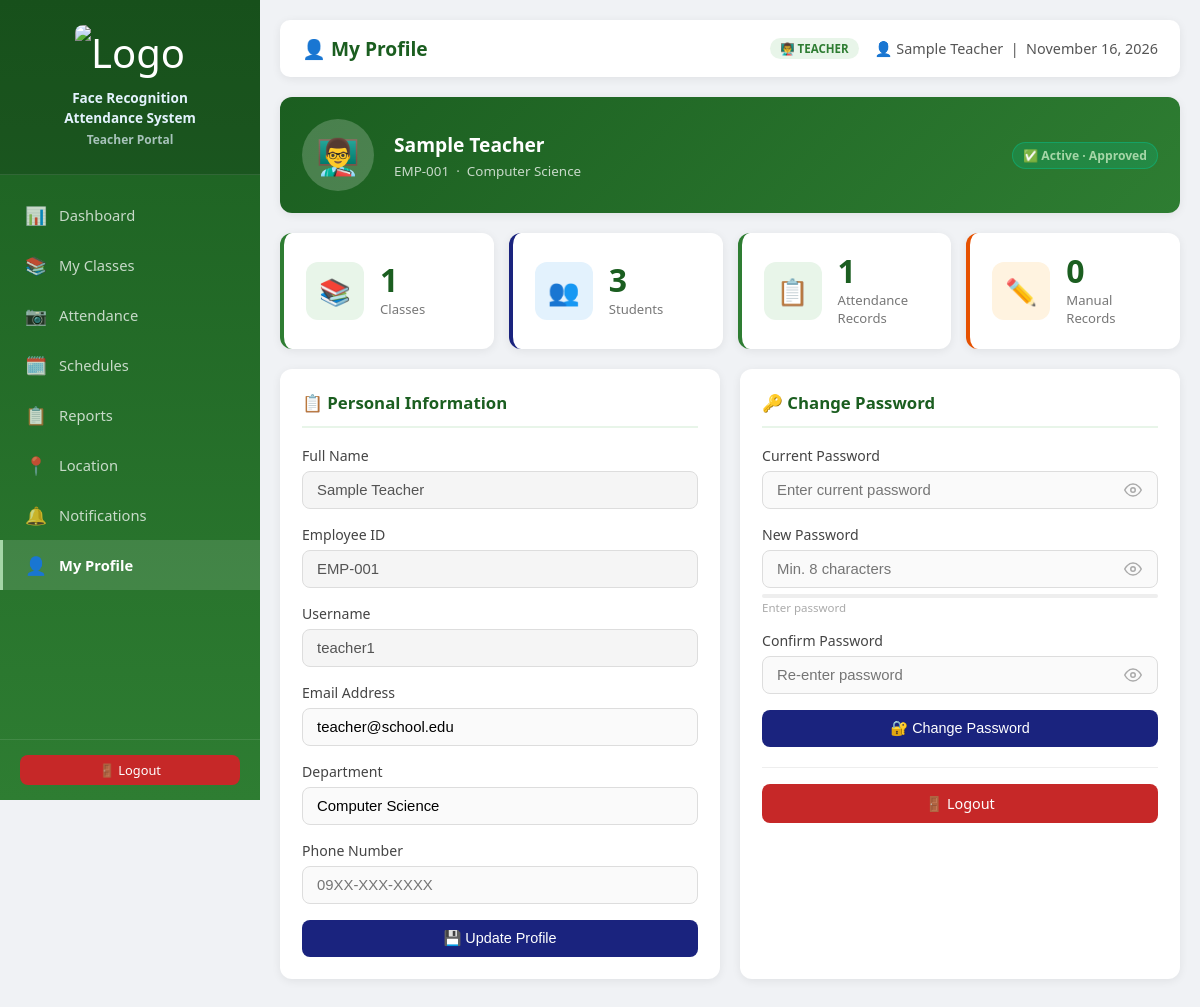
Page /teacher/profile.php (signed in) on the committed database.
### tables this page shows
CREATE TABLE `teachers` (
  `id` int(11) NOT NULL,
  `employee_id` varchar(30) NOT NULL,
  `full_name` varchar(100) NOT NULL,
  `email` varchar(150) NOT NULL,
  `username` varchar(60) NOT NULL,
  `password` varchar(255) NOT NULL,
  `department` varchar(100) DEFAULT NULL,
  `phone` varchar(20) DEFAULT NULL,
  `profile_pic` varchar(255) DEFAULT NULL,
  `is_active` tinyint(1) DEFAULT 1,
  `is_approved` tinyint(1) DEFAULT 0,
  `created_at` timestamp NOT NULL DEFAULT current_timestamp()
);

### teacher/profile.php (the view, shortened to what this page needs)
<?php
require_once 'layout.php';
$t = $conn->query("SELECT * FROM teachers WHERE id=$teacher_id")->fetch_assoc();
$total_classes  = $conn->query("SELECT COUNT(*) as c FROM subjects WHERE teacher_id=$teacher_id AND is_active=1")->fetch_assoc()['c'];
$total_students = $conn->query("SELECT COUNT(DISTINCT e.student_id) as c FROM enrollments e JOIN subjects s ON e.subject_id=s.id WHERE s.teacher_id=$teacher_id")->fetch_assoc()['c'];
$total_att      = $conn->query("SELECT COUNT(*) as c FROM attendance WHERE teacher_id=$teacher_id")->fetch_assoc()['c'];
$manual_att     = $conn->query("SELECT COUNT(*) as c FROM attendance WHERE teacher_id=$teacher_id AND is_manual=1")->fetch_assoc()['c'];
?>
<div class="card" style="background:linear-gradient(135deg,#1b5e20,#2e7d32);color:white;border:none;margin-bottom:20px;">
    <div style="display:flex;align-items:center;gap:20px;flex-wrap:wrap;">
        <div style="width:72px;height:72px;border-radius:50%;background:rgba(255,255,255,0.2);display:flex;align-items:center;justify-content:center;font-size:2.2rem;flex-shrink:0;">
            👨‍🏫
        </div>
        <div style="flex:1;">
            <h2 style="font-size:1.2rem;font-weight:800;margin-bottom:4px;"><?= htmlspecialchars($t['full_name']) ?></h2>
            <p style="font-size:0.84rem;opacity:0.75;"><?= htmlspecialchars($t['employee_id']) ?> &nbsp;·&nbsp; <?= htmlspecialchars($t['department'] ?: 'No department') ?></p>
        </div>
        <span class="badge badge-present" style="background:rgba(0,200,150,0.2);color:#a5d6a7;border:1px solid rgba(0,200,150,0.4);">
            ✅ Active <?= $t['is_approved'] ? '· Approved' : '· Pending' ?>
        </span>
    </div>
</div>
<div class="stats-grid" style="grid-template-columns:repeat(4,1fr);margin-bottom:20px;">
    <div class="stat-card green"> <div class="stat-icon" style="background:#e8f5e9;">📚</div><div class="stat-info"><h3><?= $total_classes ?></h3><p>Classes</p></div></div>
    <div class="stat-card blue">  <div class="stat-icon" style="background:#e3f2fd;">👥</div><div class="stat-info"><h3><?= $total_students ?></h3><p>Students</p></div></div>
    <div class="stat-card green"> <div class="stat-icon" style="background:#e8f5e9;">📋</div><div class="stat-info"><h3><?= $total_att ?></h3><p>Attendance Records</p></div></div>
    <div class="stat-card orange"><div class="stat-icon" style="background:#fff3e0;">✏️</div><div class="stat-info"><h3><?= $manual_att ?></h3><p>Manual Records</p></div></div>
</div>
<div class="grid-2">
<div class="card">
    <div class="card-title">📋 Personal Information</div>
    <form method="POST">
        <div class="form-group">
            <label>Full Name</label>
            <input type="text" class="form-control" value="<?= htmlspecialchars($t['full_name']) ?>" disabled style="background:#f5f5f5;">
        </div>
        <div class="form-group">
            <label>Employee ID</label>
            <input type="text" class="form-control" value="<?= htmlspecialchars($t['employee_id']) ?>" disabled style="background:#f5f5f5;">
        </div>
        <div class="form-group">
            <label>Username</label>
            <input type="text" class="form-control" value="<?= htmlspecialchars($t['username']) ?>" disabled style="background:#f5f5f5;">
        </div>
        <div class="form-group">
            <label>Email Address</label>
            <input type="email" name="email" class="form-control" value="<?= htmlspecialchars($t['email']) ?>" required>
        </div>
        <div class="form-group">
            <label>Department</label>
            <input type="text" name="department" class="form-control" value="<?= htmlspecialchars($t['department'] ?? '') ?>" placeholder="e.g. Computer Science">
        </div>
        <div class="form-group">
            <label>Phone Number</label>
            <input type="text" name="phone" class="form-control" value="<?= htmlspecialchars($t['phone'] ?? '') ?>" placeholder="09XX-XXX-XXXX">
        </div>
        <button type="submit" name="update_profile" class="btn btn-primary btn-block">💾 Update Profile</button>
    </form>
</div>
<div class="card">
    <div class="card-title">🔑 Change Password</div>
    <form method="POST" onsubmit="return validatePw()">
        <div class="form-group">
            <label>Current Password</label>
            <input type="password" name="current_password" class="form-control" placeholder="Enter current password" required>
        </div>
        <div class="form-group">
            <label>New Password</label>
            <input type="password" name="new_password" id="np1" class="form-control" placeholder="Min. 8 characters" required minlength="8" oninput="pwStr(this.value)">
            <div style="height:4px;background:#eee;border-radius:2px;margin-top:6px;overflow:hidden;"><div id="sf" style="height:100%;width:0%;border-radius:2px;transition:all 0.3s;"></div></div>
            <div id="sl" style="font-size:0.72rem;color:#aaa;margin-top:2px;">Enter password</div>
        </div>
        <div class="form-group">
            <label>Confirm Password</label>
            <input type="password" name="confirm_password" id="np2" class="form-control" placeholder="Re-enter password" required oninput="chkMatch()">
        </div>
        <button type="submit" name="change_password" class="btn btn-primary btn-block">🔐 Change Password</button>
    </form>
    <div style="margin-top:20px;border-top:1px solid #eee;padding-top:16px;">
        <a href="../teacher_logout.php" class="btn btn-danger btn-block">🚪 Logout</a>
    </div>
</div>
</div>
</main>
</div>
</body>
</html>

### assets/css/style.css (style rules this page uses)
* { margin: 0; padding: 0; box-sizing: border-box; }
body { font-family: 'Segoe UI', Tahoma, Geneva, Verdana, sans-serif; background: #f0f2f5; color: #333; }
.stats-grid { display: grid; grid-template-columns: repeat(auto-fit, minmax(200px, 1fr)); gap: 15px; margin-bottom: 20px; }
.stat-card { background: white; border-radius: 12px; padding: 22px; display: flex; align-items: center; gap: 16px; box-shadow: 0 2px 10px rgba(0,0,0,0.07); border-left: 4px solid transparent; transition: transform 0.2s; }
.stat-card.blue { border-left-color: #1a237e; }
.stat-card.green { border-left-color: #2e7d32; }
.stat-card.orange { border-left-color: #e65100; }
.stat-icon { width: 58px; height: 58px; border-radius: 12px; display: flex; align-items: center; justify-content: center; font-size: 1.6rem; flex-shrink: 0; }
.stat-info h3 { font-size: 2rem; font-weight: 700; color: #1a237e; line-height: 1; }
.stat-info p { color: #777; font-size: 0.82rem; margin-top: 4px; }
.card { background: white; border-radius: 12px; padding: 22px; box-shadow: 0 2px 10px rgba(0,0,0,0.07); margin-bottom: 20px; }
.card-title { font-size: 1.05rem; font-weight: 600; color: #1a237e; margin-bottom: 18px; padding-bottom: 12px; border-bottom: 2px solid #e8eaf6; display: flex; align-items: center; gap: 8px; }
.form-group { margin-bottom: 16px; }
.form-group label { display: block; margin-bottom: 6px; font-weight: 500; font-size: 0.88rem; color: #444; }
.form-control { width: 100%; padding: 10px 14px; border: 1.5px solid #ddd; border-radius: 8px; font-size: 0.93rem; transition: border-color 0.2s, box-shadow 0.2s; background: #fafafa; }
.btn { padding: 10px 22px; border: none; border-radius: 8px; cursor: pointer; font-size: 0.9rem; font-weight: 500; transition: all 0.2s; text-decoration: none; display: inline-flex; align-items: center; gap: 6px; }
.btn-primary { background: #1a237e; color: white; }
.btn-danger { background: #c62828; color: white; }
.btn-block { width: 100%; justify-content: center; }
.badge { padding: 4px 10px; border-radius: 20px; font-size: 0.76rem; font-weight: 600; display: inline-block; }
.badge-present { background: #e8f5e9; color: #2e7d32; }
.grid-2 { display: grid; grid-template-columns: 1fr 1fr; gap: 20px; }

### teacher/layout.php (style rules this page uses)
.card-title { color: #1b5e20; border-bottom-color: #e8f5e9; }
.stat-info h3 { color: #1b5e20; }

### rows in the picture
teachers: full_name "Sample Teacher", employee "EMP-001", department "Computer Science", username "teacher1", email "teacher@school.edu"

### other values in the picture
$titles[$current_page] "👤 My Profile"
$teacher_name "Sample Teacher"
$total_classes "1"
$total_students "3"
$total_att "1"
$manual_att "0"
